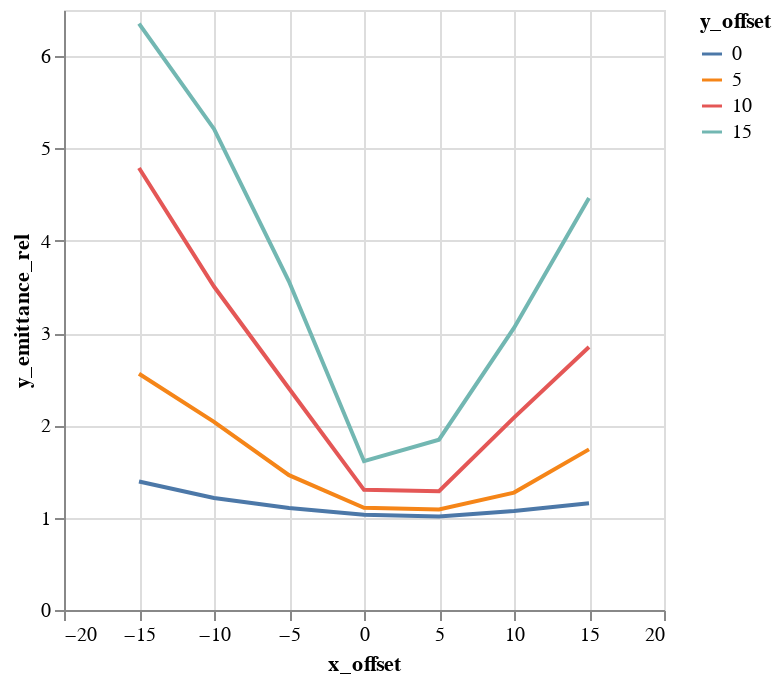

The code cell stored with this chart in its notebook:
### Code cell
alt.Chart(emit_df).mark_line().encode(
    color='y_offset:N',
    x='x_offset',
    y='y_emittance_rel',
)

### Figure 1 — Vega-Lite specification as saved in the notebook (floating-point values rounded to 4 significant figures)
{"$schema": "https://vega.github.io/schema/vega-lite/v1.2.1.json", "data": {"values": [{"losses": 0, "relbeta": 0.002308, "sourceID": 16777222, "sourceName": "x_-15_y_0", "x_emittance": 4.357, "x_emittance_rel": 2.688, "x_norm_emittance": 0.01006, "x_offset": -15, "y_emittance": 2.188, "y_emittance_rel": 1.392, "y_norm_emittance": 0.00505, "y_offset": 0}, {"losses": 1, "relbeta": 0.002308, "sourceID": 16777229, "sourceName": "x_-15_y_5", "x_emittance": 5.946, "x_emittance_rel": 3.732, "x_norm_emittance": 0.01372, "x_offset": -15, "y_emittance": 4.078, "y_emittance_rel": 2.559, "y_norm_emittance": 0.009412, "y_offset": 5}, {"losses": 1, "relbeta": 0.002308, "sourceID": 16777236, "sourceName": "x_-15_y_10", "x_emittance": 8.429, "x_emittance_rel": 5.213, "x_norm_emittance": 0.01946, "x_offset": -15, "y_emittance": 7.646, "y_emittance_rel": 4.789, "y_norm_emittance": 0.01765, "y_offset": 10}, {"losses": 4, "relbeta": 0.002308, "sourceID": 16777243, "sourceName": "x_-15_y_15", "x_emittance": 12.54, "x_emittance_rel": 7.502, "x_norm_emittance": 0.02894, "x_offset": -15, "y_emittance": 10.56, "y_emittance_rel": 6.353, "y_norm_emittance": 0.02437, "y_offset": 15}, {"losses": 0, "relbeta": 0.002308, "sourceID": 16777220, "sourceName": "x_-10_y_0", "x_emittance": 2.955, "x_emittance_rel": 1.856, "x_norm_emittance": 0.006821, "x_offset": -10, "y_emittance": 1.885, "y_emittance_rel": 1.214, "y_norm_emittance": 0.00435, "y_offset": 0}, {"losses": 0, "relbeta": 0.002308, "sourceID": 16777227, "sourceName": "x_-10_y_5", "x_emittance": 3.685, "x_emittance_rel": 2.285, "x_norm_emittance": 0.008505, "x_offset": -10, "y_emittance": 3.22, "y_emittance_rel": 2.038, "y_norm_emittance": 0.007433, "y_offset": 5}, {"losses": 0, "relbeta": 0.002308, "sourceID": 16777234, "sourceName": "x_-10_y_10", "x_emittance": 6.133, "x_emittance_rel": 4.125, "x_norm_emittance": 0.01415, "x_offset": -10, "y_emittance": 5.836, "y_emittance_rel": 3.504, "y_norm_emittance": 0.01347, "y_offset": 10}, {"losses": 0, "relbeta": 0.002308, "sourceID": 16777241, "sourceName": "x_-10_y_15", "x_emittance": 8.204, "x_emittance_rel": 5.659, "x_norm_emittance": 0.01894, "x_offset": -10, "y_emittance": 8.517, "y_emittance_rel": 5.212, "y_norm_emittance": 0.01966, "y_offset": 15}, {"losses": 0, "relbeta": 0.002308, "sourceID": 16777218, "sourceName": "x_-5_y_0", "x_emittance": 2.518, "x_emittance_rel": 1.502, "x_norm_emittance": 0.005811, "x_offset": -5, "y_emittance": 1.897, "y_emittance_rel": 1.104, "y_norm_emittance": 0.004378, "y_offset": 0}, {"losses": 0, "relbeta": 0.002308, "sourceID": 16777225, "sourceName": "x_-5_y_5", "x_emittance": 2.606, "x_emittance_rel": 1.71, "x_norm_emittance": 0.006014, "x_offset": -5, "y_emittance": 2.374, "y_emittance_rel": 1.46, "y_norm_emittance": 0.00548, "y_offset": 5}, {"losses": 0, "relbeta": 0.002308, "sourceID": 16777232, "sourceName": "x_-5_y_10", "x_emittance": 3.891, "x_emittance_rel": 2.575, "x_norm_emittance": 0.008981, "x_offset": -5, "y_emittance": 3.708, "y_emittance_rel": 2.4, "y_norm_emittance": 0.008559, "y_offset": 10}, {"losses": 0, "relbeta": 0.002308, "sourceID": 16777239, "sourceName": "x_-5_y_15", "x_emittance": 5.833, "x_emittance_rel": 3.448, "x_norm_emittance": 0.01346, "x_offset": -5, "y_emittance": 5.354, "y_emittance_rel": 3.558, "y_norm_emittance": 0.01236, "y_offset": 15}, {"losses": 0, "relbeta": 0.002308, "sourceID": 16777216, "sourceName": "x_0_y_0", "x_emittance": 1.814, "x_emittance_rel": 1.178, "x_norm_emittance": 0.004187, "x_offset": 0, "y_emittance": 1.587, "y_emittance_rel": 1.033, "y_norm_emittance": 0.003662, "y_offset": 0}, {"losses": 0, "relbeta": 0.002308, "sourceID": 16777223, "sourceName": "x_0_y_5", "x_emittance": 2.011, "x_emittance_rel": 1.305, "x_norm_emittance": 0.004641, "x_offset": 0, "y_emittance": 1.7, "y_emittance_rel": 1.107, "y_norm_emittance": 0.003923, "y_offset": 5}, {"losses": 0, "relbeta": 0.002308, "sourceID": 16777230, "sourceName": "x_0_y_10", "x_emittance": 2.084, "x_emittance_rel": 1.485, "x_norm_emittance": 0.00481, "x_offset": 0, "y_emittance": 1.921, "y_emittance_rel": 1.302, "y_norm_emittance": 0.004433, "y_offset": 10}, {"losses": 0, "relbeta": 0.002308, "sourceID": 16777237, "sourceName": "x_0_y_15", "x_emittance": 3.037, "x_emittance_rel": 1.717, "x_norm_emittance": 0.007009, "x_offset": 0, "y_emittance": 2.599, "y_emittance_rel": 1.612, "y_norm_emittance": 0.006, "y_offset": 15}, {"losses": 0, "relbeta": 0.002308, "sourceID": 16777217, "sourceName": "x_5_y_0", "x_emittance": 1.614, "x_emittance_rel": 1.041, "x_norm_emittance": 0.003725, "x_offset": 5, "y_emittance": 1.694, "y_emittance_rel": 1.012, "y_norm_emittance": 0.003911, "y_offset": 0}, {"losses": 0, "relbeta": 0.002308, "sourceID": 16777224, "sourceName": "x_5_y_5", "x_emittance": 1.81, "x_emittance_rel": 1.13, "x_norm_emittance": 0.004178, "x_offset": 5, "y_emittance": 1.603, "y_emittance_rel": 1.088, "y_norm_emittance": 0.0037, "y_offset": 5}, {"losses": 0, "relbeta": 0.002308, "sourceID": 16777231, "sourceName": "x_5_y_10", "x_emittance": 2.036, "x_emittance_rel": 1.392, "x_norm_emittance": 0.004699, "x_offset": 5, "y_emittance": 2.051, "y_emittance_rel": 1.287, "y_norm_emittance": 0.004734, "y_offset": 10}, {"losses": 0, "relbeta": 0.002308, "sourceID": 16777238, "sourceName": "x_5_y_15", "x_emittance": 2.803, "x_emittance_rel": 1.754, "x_norm_emittance": 0.006471, "x_offset": 5, "y_emittance": 2.904, "y_emittance_rel": 1.845, "y_norm_emittance": 0.006703, "y_offset": 15}, {"losses": 0, "relbeta": 0.002308, "sourceID": 16777219, "sourceName": "x_10_y_0", "x_emittance": 1.581, "x_emittance_rel": 1.041, "x_norm_emittance": 0.00365, "x_offset": 10, "y_emittance": 1.715, "y_emittance_rel": 1.072, "y_norm_emittance": 0.003958, "y_offset": 0}, {"losses": 0, "relbeta": 0.002308, "sourceID": 16777226, "sourceName": "x_10_y_5", "x_emittance": 1.922, "x_emittance_rel": 1.328, "x_norm_emittance": 0.004437, "x_offset": 10, "y_emittance": 1.916, "y_emittance_rel": 1.272, "y_norm_emittance": 0.004424, "y_offset": 5}, {"losses": 0, "relbeta": 0.002308, "sourceID": 16777233, "sourceName": "x_10_y_10", "x_emittance": 3.642, "x_emittance_rel": 2.09, "x_norm_emittance": 0.008408, "x_offset": 10, "y_emittance": 3.361, "y_emittance_rel": 2.085, "y_norm_emittance": 0.00776, "y_offset": 10}, {"losses": 0, "relbeta": 0.002308, "sourceID": 16777240, "sourceName": "x_10_y_15", "x_emittance": 4.686, "x_emittance_rel": 2.979, "x_norm_emittance": 0.01082, "x_offset": 10, "y_emittance": 4.618, "y_emittance_rel": 3.055, "y_norm_emittance": 0.01066, "y_offset": 15}, {"losses": 0, "relbeta": 0.002308, "sourceID": 16777221, "sourceName": "x_15_y_0", "x_emittance": 1.755, "x_emittance_rel": 1.171, "x_norm_emittance": 0.004052, "x_offset": 15, "y_emittance": 1.827, "y_emittance_rel": 1.157, "y_norm_emittance": 0.004217, "y_offset": 0}, {"losses": 0, "relbeta": 0.002308, "sourceID": 16777228, "sourceName": "x_15_y_5", "x_emittance": 2.669, "x_emittance_rel": 1.698, "x_norm_emittance": 0.006161, "x_offset": 15, "y_emittance": 2.585, "y_emittance_rel": 1.74, "y_norm_emittance": 0.005967, "y_offset": 5}, {"losses": 0, "relbeta": 0.002309, "sourceID": 16777235, "sourceName": "x_15_y_10", "x_emittance": 4.561, "x_emittance_rel": 2.81, "x_norm_emittance": 0.01053, "x_offset": 15, "y_emittance": 4.603, "y_emittance_rel": 2.849, "y_norm_emittance": 0.01062, "y_offset": 10}, {"losses": 0, "relbeta": 0.002309, "sourceID": 16777242, "sourceName": "x_15_y_15", "x_emittance": 6.96, "x_emittance_rel": 4.594, "x_norm_emittance": 0.01607, "x_offset": 15, "y_emittance": 7.085, "y_emittance_rel": 4.463, "y_norm_emittance": 0.01636, "y_offset": 15}]}, "encoding": {"color": {"field": "y_offset", "type": "nominal"}, "x": {"field": "x_offset", "type": "quantitative"}, "y": {"field": "y_emittance_rel", "type": "quantitative"}}, "mark": "line"}
